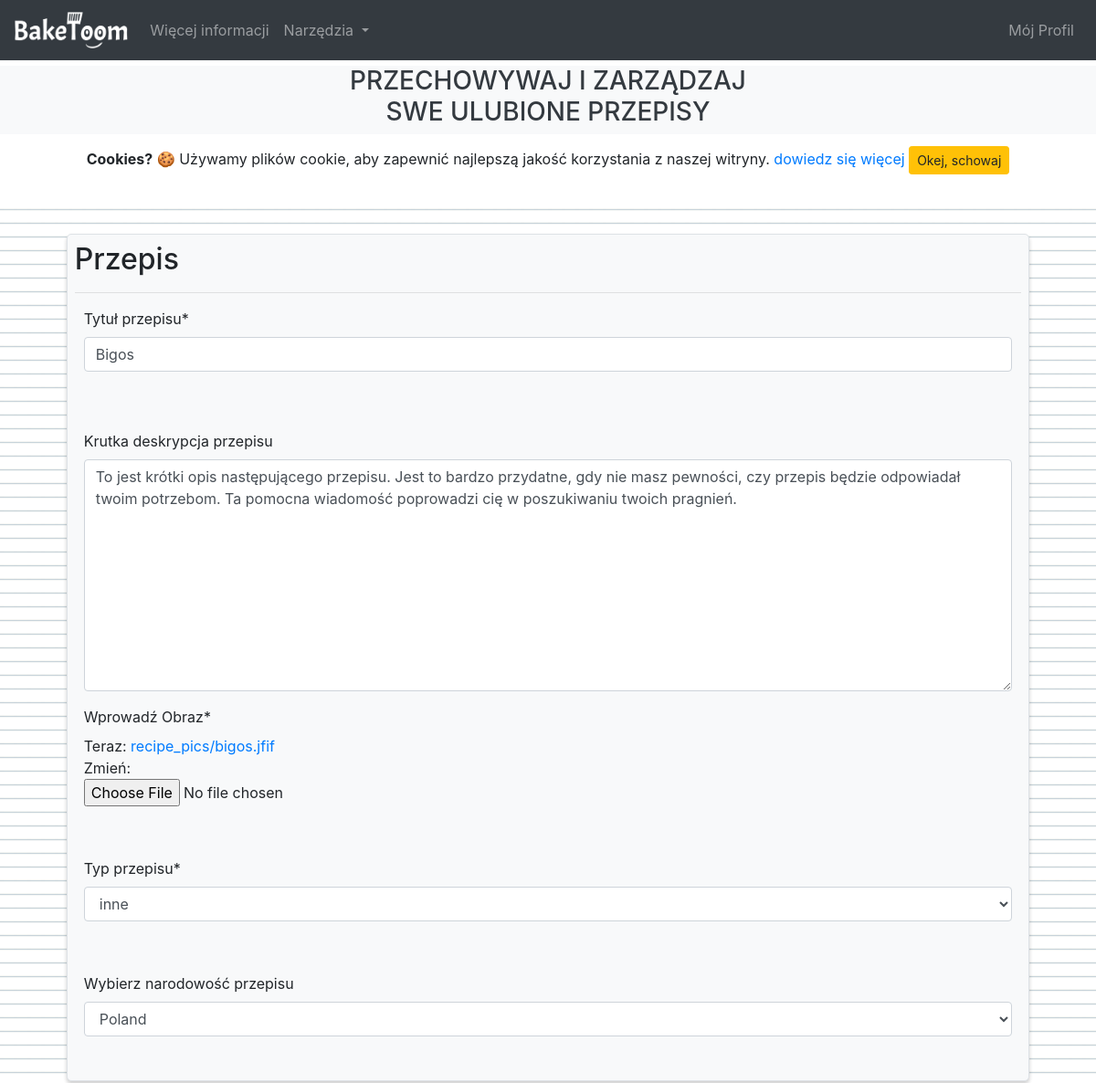
The page /recipe/91/update/ (signed in, upper part) on the database as committed earlier.
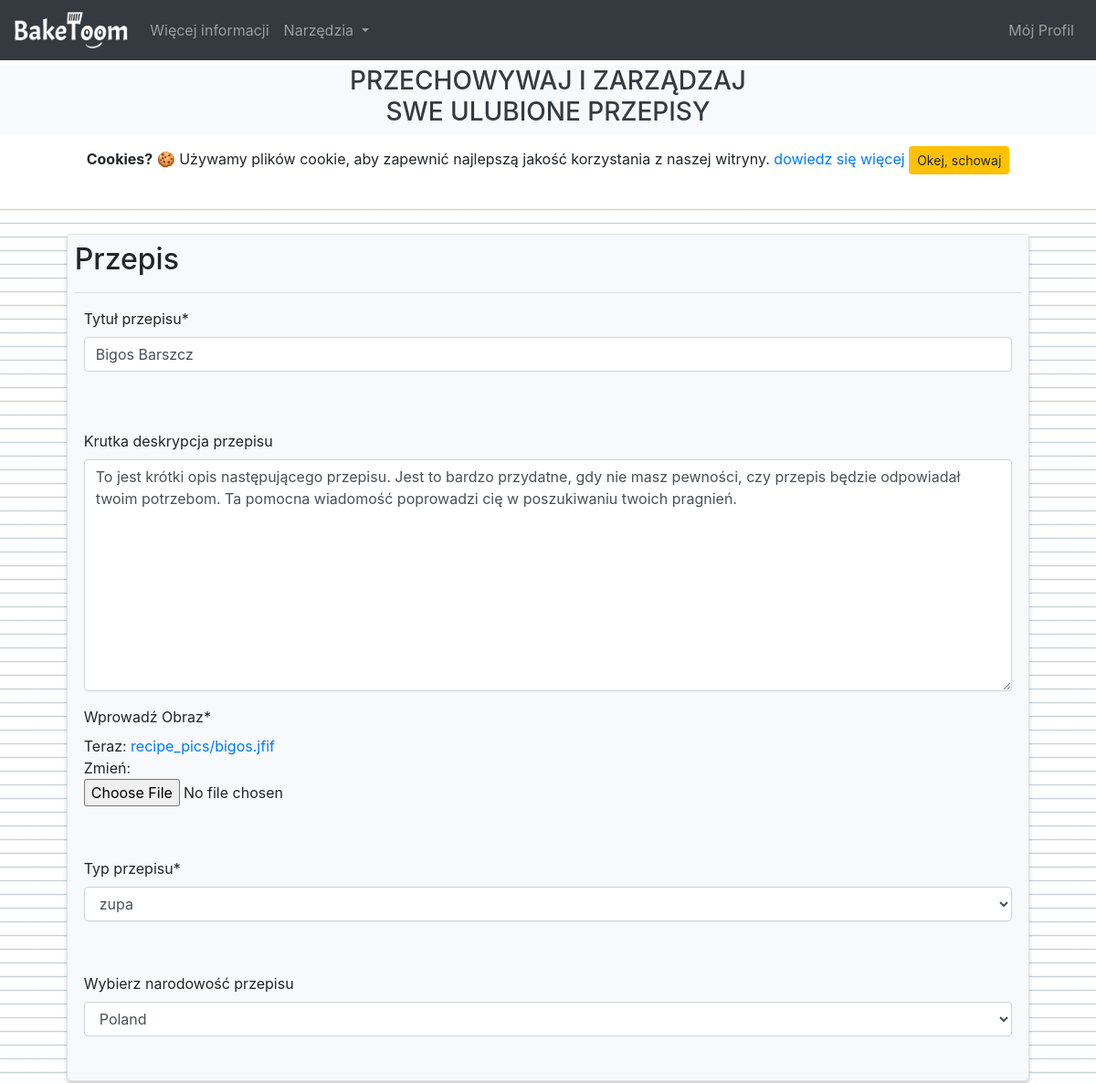
The same page on the database as committed later.
### recipes/models.py (models this page shows, shortened)
class Recipe(models.Model):
	RECIPE_TYPE_CHOICES = (
		('wypiek', 'wypiek'),
		('deser', 'deser'),
		('zupa', 'zupa'),
		('inne', 'inne')
	)
	DEFAULT_LICENSE = (
		'MIT License'
		'\n\n'
		'Copyright (c) [rok] [pełne imię i nazwisko]'
		'\n\n'
		'Permission is hereby granted, free of charge, to any person obtaining a copy '
		'of this software and associated documentation files (the "Software"), to deal '
		'in the Software without restriction, including without limitation the rights '
		'to use, copy, modify, merge, publish, distribute, sublicense, and/or sell '
		'copies of the Software, and to permit persons to whom the Software is '
		'furnished to do so, subject to the following conditions:'
		'\n\n'
		'The above copyright notice and this permission notice shall be included in all '
		'copies or substantial portions of the Software.'
		'\n\n'
		'THE SOFTWARE IS PROVIDED "AS IS", WITHOUT WARRANTY OF ANY KIND, EXPRESS OR '
		'IMPLIED, INCLUDING BUT NOT LIMITED TO THE WARRANTIES OF MERCHANTABILITY, '
		'FITNESS FOR A PARTICULAR PURPOSE AND NONINFRINGEMENT. IN NO EVENT SHALL THE '
		'AUTHORS OR COPYRIGHT HOLDERS BE LIABLE FOR ANY CLAIM, DAMAGES OR OTHER '
		'LIABILITY, WHETHER IN AN ACTION OF CONTRACT, TORT OR OTHERWISE, ARISING FROM, '
		'OUT OF OR IN CONNECTION WITH THE SOFTWARE OR THE USE OR OTHER DEALINGS IN THE '
		'SOFTWARE.'
	)
	title = models.CharField(
		max_length=100,
		verbose_name=_('Tytuł przepisu')
	)
	publisher = models.ForeignKey(
		User,
		on_delete=models.CASCADE,
		verbose_name=_('Wydawca')
	)
	recipe_type	= models.CharField(
		max_length=100,
		blank=False,
		default=RECIPE_TYPE_CHOICES[3][1],
		choices=RECIPE_TYPE_CHOICES,
		verbose_name=_('Typ przepisu')
	)
	certified = models.BooleanField(
		blank=False,
		default=False
	)
	image = models.ImageField(
		default='default_recipe.jpg',
		upload_to='recipe_pics',
		verbose_name=_('Wprowadź Obraz')
	)
	description = models.TextField(
		max_length=400,
		blank=True,
		verbose_name=_('Krutka deskrypcja przepisu')
	)
	method = models.TextField(
		max_length=10000,
		blank=True,
		verbose_name=_('Wprowadź instrukcję sukcesywnego wykonania produktu')
	)
	license	= models.TextField(
		max_length=10000,
		blank=False,
		default=DEFAULT_LICENSE,
		verbose_name=_('Utwórz wiarygodną licencję')
	)
	nationality	= CountryField(
		max_length=100,
		blank=True,
		blank_label='Międzynarodowy',
		verbose_name=_('Wybierz narodowość przepisu')
	)
	date_posted_old = models.DateTimeField(blank=False, default=timezone.now)
	date_posted		= models.DateTimeField(blank=False, default=timezone.now)
	date_created	= models.DateTimeField(blank=False, default=timezone.now)
	date_edited		= models.DateTimeField(blank=False, default=timezone.now)

### recipes/views.py (the view, shortened to what this page needs)
# urls.py: path('recipe/<int:pk>/update/', RecipeUpdateView.as_view(), name='recipe-update'),
class RecipeUpdateView(LoginRequiredMixin, UserPassesTestMixin, UpdateView):
	model = Recipe
	fields = [
		'title',
		'image',
		'recipe_type',
		'description',
		'method',
		'license',
		'nationality'
	]
	def get_context_data(self, **kwargs):
		global recipe_id, category_query
		recipe_id = self.kwargs['pk']
		category_query = Category.objects.select_related().filter(recipe=recipe_id)
		context = super().get_context_data(**kwargs)
		context['on_update_view'] = True
		if not category_query:
			context['category_creation_count'] = 0
			context['categories'] = 'null'
			context['ingredients'] = 'null'
		else:
			global query_ids
			categories = []
			ingredients = []
			query_ids = []
			for category in category_query:
				categories.append(category.name)
				ingredients.append(category.ingredients)
				query_ids.append(category.id)
			context['category_creation_count'] = len(categories)
			context['categories'] = categories
			context['ingredients'] = ingredients
		return context
	def test_func(self):
		recipe = self.get_object()
		if self.request.user == recipe.publisher:
			return True
		return False

### recipes/templates/recipes/recipe_form.html (shortened to what this page needs)
{% extends "recipes/base.html" %}
{% load crispy_forms_tags %}
{% block content %}
  {% load static %}
  <form method="POST" enctype="multipart/form-data">
    <div id="recipes" class="mt-4 mb-5 pt-4 pb-4" style="background-image: url('{% static 'recipes/img/background_notepad.png' %}'); background-size: 15px 15px">
      <center class="container recipe-container">
        <div class="border m-1 bg-light p-2" style="overflow: auto; border-radius: 5px">
          <h2>Przepis</h2>
          <hr/>
          <div class="form-group" style="width:auto; margin-right: 10px">
            {{ form.title|as_crispy_field }}
          </div>
          <br/>
          <br/>
          <div class="form-group custom-scroll empty-h-scroll" style="width:auto; margin-right: 10px">
            {{ form.description|as_crispy_field }}
          </div>
          <div class="form-group mt-3" style="width:auto; margin-right: 10px">
            {{ form.image|as_crispy_field }}
          </div>
          <br/>
          <div class="form-group mt-3" style="width:auto; margin-right: 10px">
            {{ form.recipe_type|as_crispy_field }}
          </div>
          <br/>
          <div class="form-group mt-3" style="width:auto; margin-right: 10px">
            {{ form.nationality|as_crispy_field }}
          </div>
          <br/>
        </div>
      </center>
    </div>
  </form>
  <br/>
  <br/>
  <br/>
{% endblock content %}

Rows that differ between the two databases and show on the page:
changed Recipe "Poland": title "Bigos" → "Bigos Barszcz"; recipe_type "inne" → "zupa"
